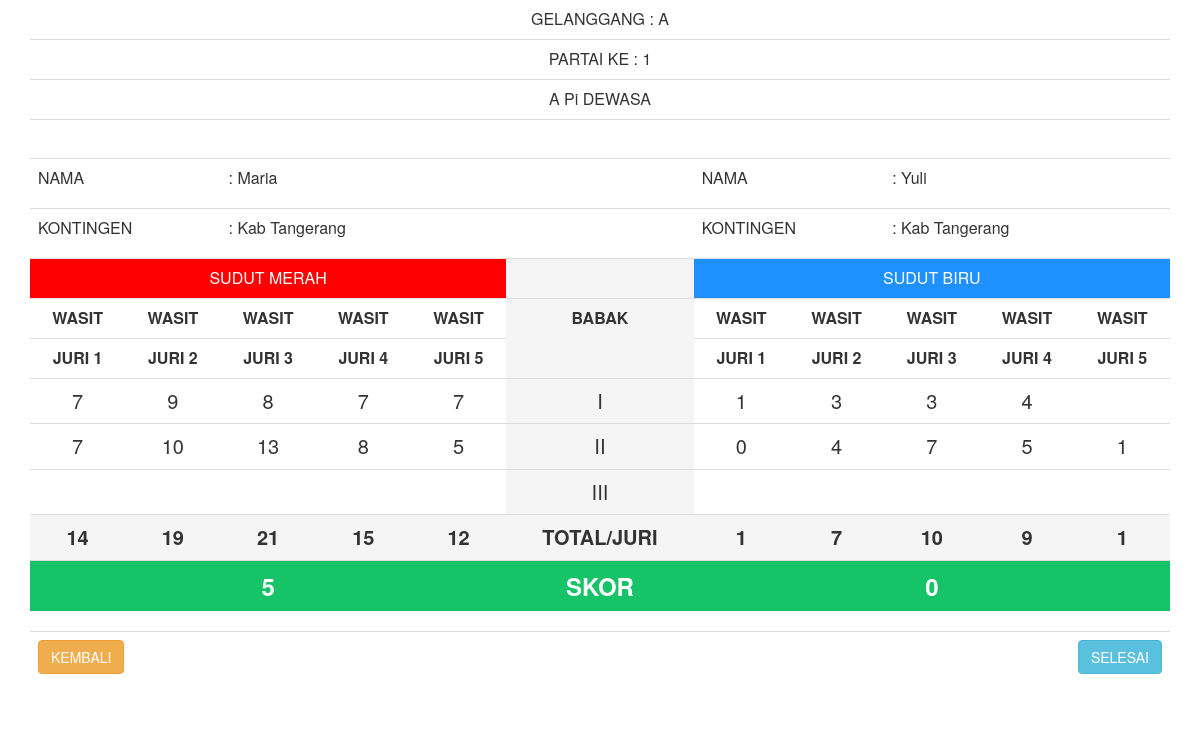
The app's page /nilai/view_tanding.php?id_partai=1 with its own data.
### tables this page shows
CREATE TABLE `jadwal_tanding` (
  `id_partai` int(11) NOT NULL,
  `tgl` date NOT NULL,
  `kelas` varchar(55) NOT NULL,
  `gelanggang` varchar(2) NOT NULL,
  `partai` varchar(4) NOT NULL,
  `nm_merah` varchar(55) NOT NULL,
  `kontingen_merah` varchar(55) NOT NULL,
  `nm_biru` varchar(55) NOT NULL,
  `kontingen_biru` varchar(55) NOT NULL,
  `status` varchar(55) NOT NULL DEFAULT '-',
  `pemenang` varchar(150) NOT NULL DEFAULT '-'
);

### nilai/view_tanding.php (the view, shortened to what the rows shown need)
<?php
	$id_partai = mysql_real_escape_string($_GET["id_partai"]);
	$sqljadwal = "SELECT * FROM jadwal_tanding
					WHERE id_partai='$id_partai'";
	$jadwal_tanding = mysql_query($sqljadwal);
	$jadwal = mysql_fetch_array($jadwal_tanding);
?>
<html>
<head>
  <link rel="stylesheet" href="css/bootstrap.min.css">
</head>
<body>
<div class="container">
<div class="table-responsive">
<table class="table">
  <thead>
    <tr class="text-center">
      <td colspan="11">GELANGGANG : <?php echo $jadwal['gelanggang']; ?></td>
    </tr>
    <tr class="text-center">
      <td colspan="11">PARTAI KE : <?php echo $jadwal['partai']; ?></td>
    </tr>
    <tr class="text-center">
      <td colspan="11"><?php echo $jadwal['kelas']; ?></td>
    </tr>
    <tr>
      <td>&nbsp;</td>
      <td>&nbsp;</td>
      <td>&nbsp;</td>
      <td>&nbsp;</td>
      <td>&nbsp;</td>
      <td>&nbsp;</td>
      <td>&nbsp;</td>
      <td>&nbsp;</td>
      <td>&nbsp;</td>
      <td>&nbsp;</td>
      <td>&nbsp;</td>
    </tr>
    <tr>
      <td colspan="2">NAMA</td>
      <td colspan="3"><p>: <?php echo $jadwal['nm_merah']; ?></p></td>
      <td>&nbsp;</td>
      <td colspan="2">NAMA</td>
      <td colspan="3">: <?php echo $jadwal['nm_biru']; ?></td>
    </tr>
    <tr>
      <td colspan="2">KONTINGEN</td>
      <td colspan="3"><p>: <?php echo $jadwal['kontingen_merah']; ?></p></td>
      <td>&nbsp;</td>
      <td colspan="2">KONTINGEN</td>
      <td colspan="3"><p>: <?php echo $jadwal['kontingen_biru']; ?></p></td>
    </tr>
    <tr class="text-center">
      <td colspan="5" bgcolor="#FF0000"><font color="white">SUDUT MERAH</font></td>
      <td bgcolor="#F5F5F5">&nbsp;</td>
      <td colspan="5" bgcolor="#1E90FF"><font color="white">SUDUT BIRU</font></td>
    </tr>
    <tr class="text-center" style="font-weight: bold;">
      <td>WASIT</td>
      <td>WASIT</td>
      <td>WASIT</td>
      <td>WASIT</td>
      <td>WASIT</td>
      <td rowspan="2" bgcolor="#F5F5F5">BABAK</td>
      <td>WASIT</td>
      <td>WASIT</td>
      <td>WASIT</td>
      <td>WASIT</td>
      <td>WASIT</td>
    </tr>
    <tr class="text-center" style="font-weight: bold;">
      <td>JURI 1</td>
      <td>JURI 2</td>
      <td>JURI 3</td>
      <td>JURI 4</td>
      <td>JURI 5</td>
      <td>JURI 1</td>
      <td>JURI 2</td>
      <td>JURI 3</td>
      <td>JURI 4</td>
      <td>JURI 5</td>
    </tr>
  </thead>
</table>
</div>
</div>
</body>
</html>

### records on screen
jadwal_tanding: gelanggang "A", partai "1", kelas "A Pi DEWASA", nm_merah "Maria", nm_biru "Yuli", kontingen_merah "Kab Tangerang", kontingen_biru "Kab Tangerang"

### other values on screen
$nilaijuri1babak1merah[0] "7"
$nilaijuri2babak1merah[0] "9"
$nilaijuri3babak1merah[0] "8"
$nilaijuri4babak1merah[0] "7"
$nilaijuri5babak1merah[0] "7"
$nilaijuri1babak1biru[0] "1"
$nilaijuri2babak1biru[0] "3"
$nilaijuri3babak1biru[0] "3"
$nilaijuri4babak1biru[0] "4"
$nilaijuri1babak2merah[0] "7"
$nilaijuri2babak2merah[0] "10"
$nilaijuri3babak2merah[0] "13"
$nilaijuri4babak2merah[0] "8"
$nilaijuri5babak2merah[0] "5"
$nilaijuri1babak2biru[0] "0"
